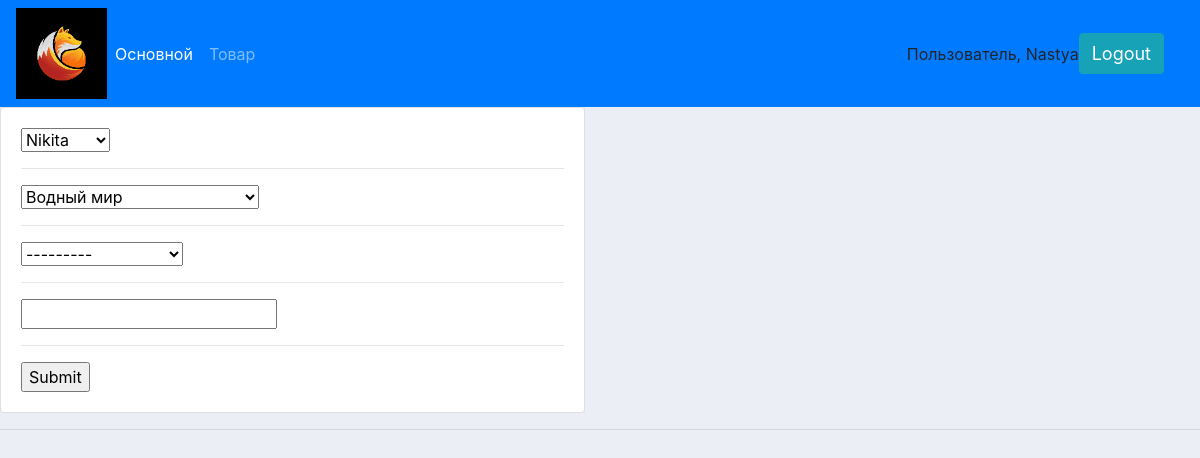
The page /update_order/2/ (signed in) on the database its author committed.
### accounts/models.py (models this page shows, shortened)
class Order(models.Model):
    STATUS = (
        ('В ожидании', 'В ожидании'),
        ('На рассмотрении', 'На рассмотрении'),
        ('Уже выполнено', 'Уже выполнено'),
    )
    customer = models.ForeignKey(Customer, null=True, on_delete=models.SET_NULL)
    product = models.ForeignKey(Product, null=True, on_delete=models.SET_NULL)
    date_created = models.DateTimeField(auto_now_add=True, null=True)
    status = models.CharField(max_length=200, null=True, choices=STATUS)
    tag = models.CharField(max_length=1000, null=True)

### accounts/decorators.py (the view)
		def wrapper_func(request, *args, **kwargs):
			group = None
			if request.user.groups.exists():
				group = request.user.groups.all()[0].name
			if group in allowed_roles:
				return view_func(request, *args, **kwargs)
			else:
				return HttpResponse('You are not authorized to view this page')

### accounts/forms.py
class OrderForm(ModelForm):
    class Meta:
        model = Order
        fields = '__all__'

### accounts/models.py (called while the page is built)
    def __str__(self):
        return self.name

    def __str__(self):
        return self.name

### accounts/views.py (called while the page is built)
@login_required(login_url='login')
@allowed_users(allowed_roles=['admin'])
def updateOrder(request, pk):
    order = Order.objects.get(id=pk)
    form = OrderForm(instance=order)
    if request.method == 'POST':
        form = OrderForm(request.POST, instance=order)
        if form.is_valid():
            form.save()
            return redirect('/')
    context = {'form': form}
    return render(request, 'accounts/order_form.html', context)

### accounts/templates/accounts/order_form.html (shortened to what this page needs)
{%  extends 'accounts/main.html' %}
{% load static %}
{% block content %}
<div class="row">
	<div class="col-md-6">
		<div class="card card-body">
			<form action="" method="POST">
				{% for field in form %}
				{{field}}
				<hr>
				{% endfor %}
				<input type="submit" name="Submit">
			</form>
		</div>
	</div>
</div>
{% endblock %}

### accounts/templates/accounts/navbar.html (shortened to what this page needs)
{% load static %}
<nav class="navbar navbar-expand-lg navbar-dark bg-primary">
    <img src="{% static 'images/logo2.jpg'%}">
    <div class="collapse navbar-collapse" id="navbarNav">
        <ul class="navbar-nav">
                  {% if request.user.is_staff %}
            <li class="nav-item active">
                <a class="nav-link" href="{% url 'home' %}">Основной</a>
            </li>
            <li class="nav-item">
                <a class="nav-link" href="{% url 'products' %}">Товар</a>
            </li>
                  {% endif %}
        </ul>
    </div>
    <span class=hello-msg">Пользователь, {{request.user}}</span>
    <span><a class="hello-msg btn btn-info" href="{% url 'logout' %}">Logout</a></span>
</nav>

### static/css/main.css (style rules this page uses)
body { background-color: #ebeff5; }

### accounts/templates/accounts/navbar.html (style rules this page uses)
.hello-msg { font-size: 18px; color: #fff; margin-right:20px; }

### rows shown on the page
Order: form "Nikita" "Водный мир" "---------"

### other values the page prints
{{ request.user }} "Nastya"
